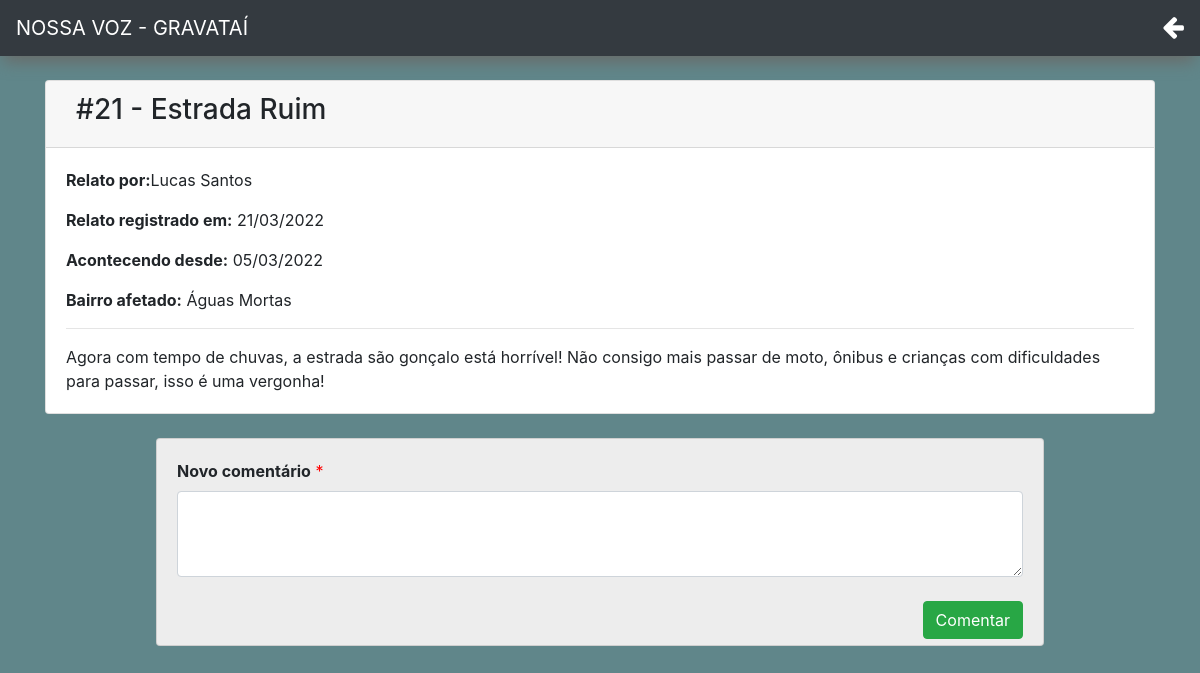
The page /tela/chamado_especifico.php?cod=21 (signed in) on the database its author committed.
### tables this page shows
CREATE TABLE `chamado` (
  `chamado_cod` int(11) NOT NULL,
  `chamado_titulo` varchar(300) NOT NULL,
  `chamado_descricao` longtext NOT NULL,
  `chamado_bairro` mediumtext NOT NULL,
  `chamado_data_relato` date NOT NULL,
  `chamado_data_acontecimento` date NOT NULL,
  `chamado_usuario` int(11) NOT NULL
);

CREATE TABLE `usuario` (
  `usuario_cod` int(11) NOT NULL,
  `usuario_nome` varchar(60) NOT NULL,
  `usuario_email` varchar(100) NOT NULL,
  `usuario_senha` varchar(200) NOT NULL
);

### tela/chamado_especifico.php (the view, shortened to what this page needs)
<?php
	include_once("../php/conexao.php");
	$chamado_cod = $_GET['cod'];
	$select_chamado_especifico = mysqli_query($conexao,"select * from chamado where chamado_cod = $chamado_cod");
	while ($c = $select_chamado_especifico -> fetch_array()) {
		$chamado_cod = $c['chamado_cod'];
		$chamado_titulo = $c['chamado_titulo'];
		$chamado_descricao = $c['chamado_descricao'];
		$chamado_bairro = $c['chamado_bairro'];
		$chamado_data_relato = $c['chamado_data_relato'];
		$chamado_data_acontecimento = $c['chamado_data_acontecimento'];
		$chamado_usuario = $c['chamado_usuario'];
		$select_nome = mysqli_query($conexao,"select * from usuario where usuario_cod = '$chamado_usuario'");
		while ($u = $select_nome -> fetch_array()) {
			$usuario_nome = $u['usuario_nome'];
		}
	}
	?>
<!DOCTYPE html>
<html lang="pt-br" dir="ltr">
	<head>
		<link rel="stylesheet" href="https://stackpath.bootstrapcdn.com/bootstrap/4.5.2/css/bootstrap.min.css"/>
		<link rel="stylesheet" href="../css/feed.css">
		<link rel="stylesheet" href="../css/geral.css">
		<link rel="stylesheet" href="https://cdnjs.cloudflare.com/ajax/libs/font-awesome/4.7.0/css/font-awesome.min.css">
	</head>
	<body>
		<nav class="navbar navbar-expand-lg bg-dark">
			<a class="navbar-brand text-white" href="index.php">NOSSA VOZ - GRAVATAÍ</a>
			<ul class="navbar-nav ml-auto">
				<li class="nav-item">
					<a href="index.php" class="menu text-white icon">
					<i class="fa fa-arrow-left"></i>
					</a>
				</li>
			</ul>
		</nav>
		<br>
		<section>
			<div class="container">
				<div class="card">
					<div class="card-header">
						<div class="d-inline float-left text-black">
							<h3>#<?php echo $chamado_cod ?> - <?php echo $chamado_titulo ?></h3>
						</div>
					</div>
					<div class="card-body">
						<p><b>Relato por:</b><?php echo $usuario_nome	; ?></p>
						<p><b>Relato registrado em:</b> <?php echo date("d/m/Y", strtotime($chamado_data_relato)) ?></p>
						<p><b>Acontecendo desde:</b> <?php echo date("d/m/Y", strtotime($chamado_data_acontecimento)) ?></p>
						<p><b>Bairro afetado:</b> <?php echo $chamado_bairro ?></p>
						<hr>
						<?php echo nl2br($chamado_descricao); ?>
					</div>
				</div>
				<br>
			</div>
			<div class="container">
				<div class="card comentario">
					<form action="../php/comentario/cadastrar_comentario.php" method="post">
						<div class="card-body">
							<label for="chamado_comentario"><b>Novo comentário</b></label> <span class="obrigatorio">*</span><br>
							<textarea name="comentario_descricao" rows="3" cols="60" class="form-control" value="" required></textarea>
							<br>
							<button type="submit" class="btn btn-success float-right">Comentar</button>
							<br>
						</div>
					</form>
				</div>
				<br>
				<br>
			</div>
		</section>
	</body>
</html>

### css/feed.css (style rules this page uses)
body { background-color: #60868a; }
.icon { font-size: 25px; cursor: pointer; border: none; background-color: transparent; outline: none; }
.d-inline { margin-left: 10px; }
.comentario { background-color: #ededed; width: 80%; margin-left: 10%; margin-right: 10%; }

### css/geral.css (style rules this page uses)
.nav-item { padding-left: 15px; }
.obrigatorio { color: red; }
.navbar { box-shadow: -1px 10px 16px -4px rgba(105,107,105,1); }

### rows shown on the page
chamado: chamado_cod "21", chamado_titulo "Estrada Ruim", chamado_data_relato "21/03/2022", chamado_data_acontecimento "05/03/2022", chamado_bairro "Águas Mortas", chamado_descricao "Agora com tempo de chuvas, a estrada são gonçalo está horrível! Não consigo mais passar de moto, ônibus e crianças com dificuldades para passar, isso é uma vergonha!"
usuario: usuario_nome "Lucas Santos"
